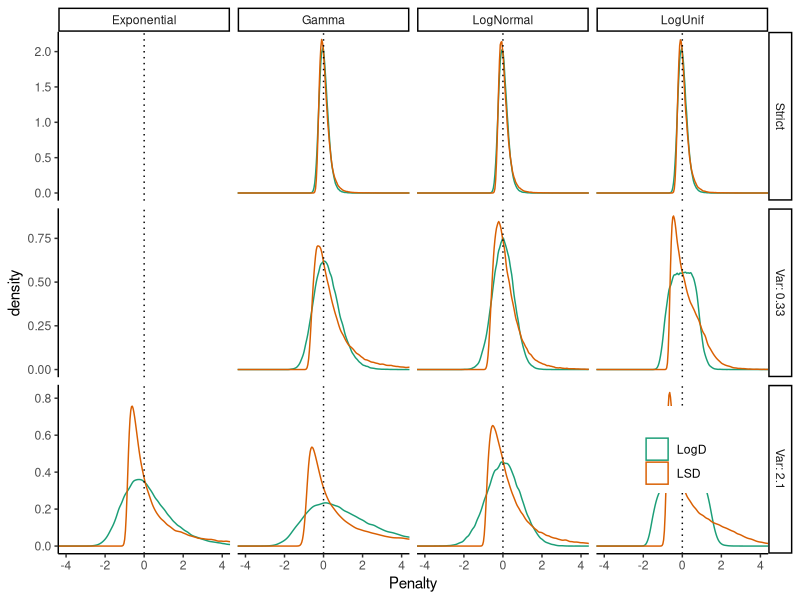
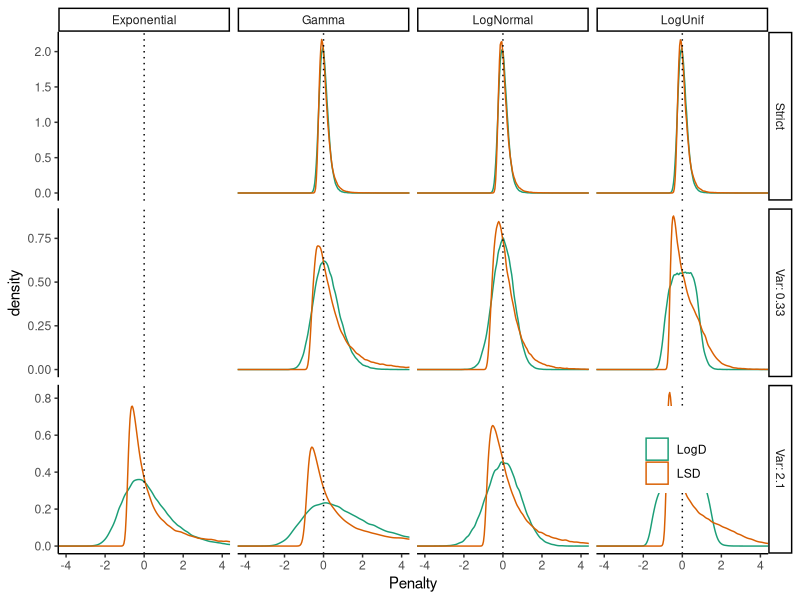
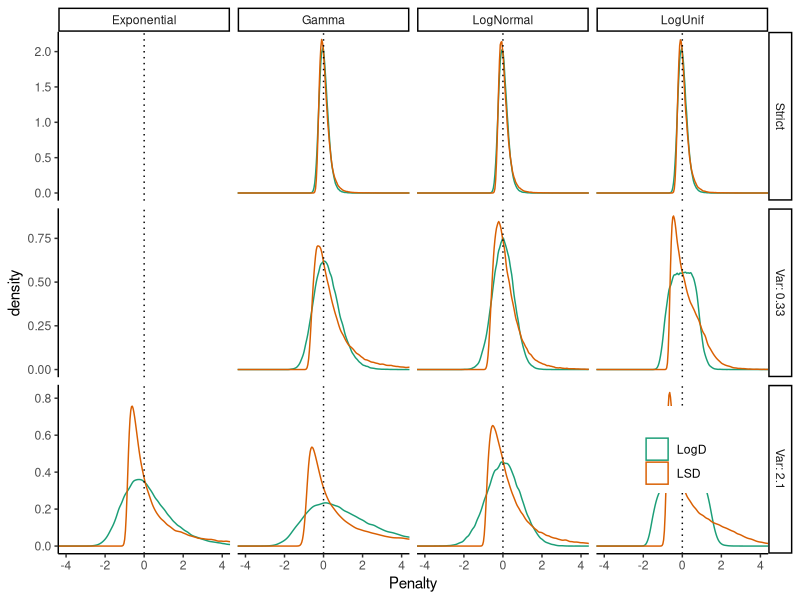
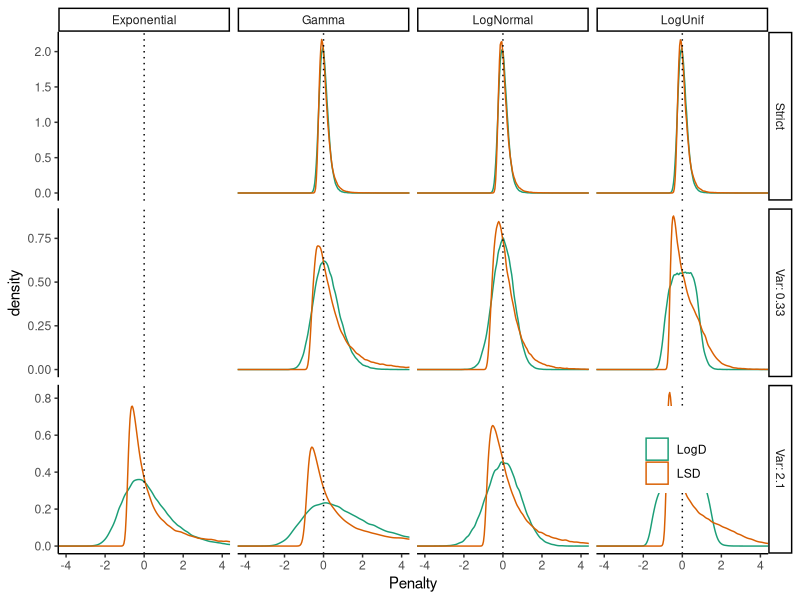

Source code (R) for these figures, in order:
require(ggplot2)

sc = 100000

b=0.1
s=200


###################### Product ################

be = rnorm(n=sc,b,sqrt(b/s))

lsd = function(be,b,r) {be=be; r = r; b/(be*r)-1}
logD = function(be,b,r) {be=be; r =r; log(b/(be*r))}

#rg= function(v) rgamma(sc,(1+sqrt(4*v+1))/2/v+1,(1+sqrt(4*v+1))/2/v)
#rLN = function(v) rlnorm(sc,meanlog = -log(v+1)/2,sdlog =sqrt(log(v+1)))
rg= function(v) rgamma(sc,1/v,1/v)
rexp = function() stats::rexp(sc,log(2))
rLN = function(v) rlnorm(sc,meanlog = 0,sdlog =sqrt(log(1/2 + 1/2 *sqrt(1 + 4 *v))))
rCN = function(v,a=0.1) {x=(1:60)/40;p=x[which.min(abs(c((exp(2*x)-exp(-2*x))/4/x-(exp(x)-exp(-x))^2/4/x^2)-v))];exp(runif(sc,-p,p))}
summary(rCN(1/2)); var(rCN(1/2));
summary(rLN(1/2)); var(rLN(1/2));
summary(rg(1/2)); var(rg(1/2))

d=rbind(
  #data.frame(m="LSD",r="Strict",n=lsd(be,b,1),v=0),
  #data.frame(m="LogD",r="Strict",n=logD(be,b,1),v=0),
  data.frame(m="LSD",r="Gamma",n=lsd(be,b,rg(1/log(2)^2)),v="Var: 2.1"),
  data.frame(m="LogD",r="Gamma",n=logD(be,b,rg(1/log(2)^2)),v="Var: 2.1"),
  data.frame(m="LSD",r="Gamma",n=lsd(be,b,rg(1/3)),v="Var: 0.33"),
  data.frame(m="LogD",r="Gamma",n=logD(be,b,rg(1/3)),v="Var: 0.33"),
  data.frame(m="LSD",r="Gamma",n=lsd(be,b,rg(1/1000)),v="Strict"),
  data.frame(m="LogD",r="Gamma",n=logD(be,b,rg(1/1000)),v="Strict"),
  data.frame(m="LSD",r="LogNormal",n=lsd(be,b,rLN(1/1000)),v="Strict"),
  data.frame(m="LogD",r="LogNormal",n=logD(be,b,rLN(1/1000)),v="Strict"),
  data.frame(m="LSD",r="LogNormal",n=lsd(be,b,rLN(1/log(2)^2)),v="Var: 2.1"),
  data.frame(m="LogD",r="LogNormal",n=logD(be,b,rLN(1/log(2)^2)),v="Var: 2.1"),                
  data.frame(m="LSD",r="LogNormal",n=lsd(be,b,rLN(1/3)),v="Var: 0.33"),
  data.frame(m="LogD",r="LogNormal",n=logD(be,b,rLN(1/3)),v="Var: 0.33"),
  data.frame(m="LSD",r="LogUnif",n=lsd(be,b,rCN(1/log(2)^2)),v="Var: 2.1"),
  data.frame(m="LogD",r="LogUnif",n=logD(be,b,rCN(1/log(2)^2)),v="Var: 2.1"),  
  data.frame(m="LSD",r="LogUnif",n=lsd(be,b,rCN(1/3)),v="Var: 0.33"),
  data.frame(m="LogD",r="LogUnif",n=logD(be,b,rCN(1/3)),v="Var: 0.33"),
  data.frame(m="LSD",r="LogUnif",n=lsd(be,b,rCN(1/1000)),v="Strict"),
  data.frame(m="LogD",r="LogUnif",n=logD(be,b,rCN(1/1000)),v="Strict") , 
  data.frame(m="LSD",r="Exponential",n=lsd(be,b,rexp()),v="Var: 2.1"),
  data.frame(m="LogD",r="Exponential",n=logD(be,b,rexp()),v="Var: 2.1")
)
ggplot(aes(x=n,color=m), data=d)+
      geom_density(adjust=.7)+theme_classic()+facet_grid(v~r,scales="free")+ 
  scale_color_brewer(name="",palette = "Dark2")+xlab("Penalty")+xlim(-10,10)+
  geom_vline(xintercept = 0,linetype=3)+theme(legend.position = c(0.87,0.2))+coord_cartesian(xlim=c(-4,4))
ggsave("product.pdf",width=10,height = 6)


ggplot(aes(x=n,color=m), data=d)+
  geom_density(adjust=.7)+theme_classic()+facet_grid(v~r,scales="free")+ 
  scale_color_brewer(name="",palette = "Dark2")+xlab("Penalty")+xlim(-10,10)+
  geom_vline(xintercept = 0,linetype=3)+theme(legend.position = c(0.87,0.2))+coord_cartesian(xlim=c(-4,4))
ggsave("product.pdf",width=10,height = 6)

######################### Compound


bg = function(v) {bt = rgamma(sc,1/v,1/v)*b; rnorm(n=5*sc,bt,sqrt(bt/s))}
gexp = function() {bt = rexp(sc,log(2))*b ; rnorm(n=5*sc,bt,sqrt(bt/s))}
bLN = function(v) {bt = rlnorm(sc,meanlog = 0,sdlog =sqrt(log(1/2 + 1/2 *sqrt(1 + 4 *v))))*b; rnorm(n=5*sc,bt,sqrt(bt/s))}
bCN = function(v,a=0.1) {
  x=(1:60)/40;
  p=x[which.min(abs(c((exp(2*x)-exp(-2*x))/4/x-(exp(x)-exp(-x))^2/4/x^2)-v))];
  bt = exp(runif(sc,-p,p)); 
  rnorm(n=5*sc,bt,sqrt(bt/s))}
summary(b/bCN(1/2)); var(b/bCN(1/2));
summary(bLN(1/2)); var(bLN(1/2));
summary(bg(1/2)); var(bg(1/2))


lsd = function(be,b,v) {b/be(v)-1}
logD = function(be,b,v) {log(b/be(v))}

